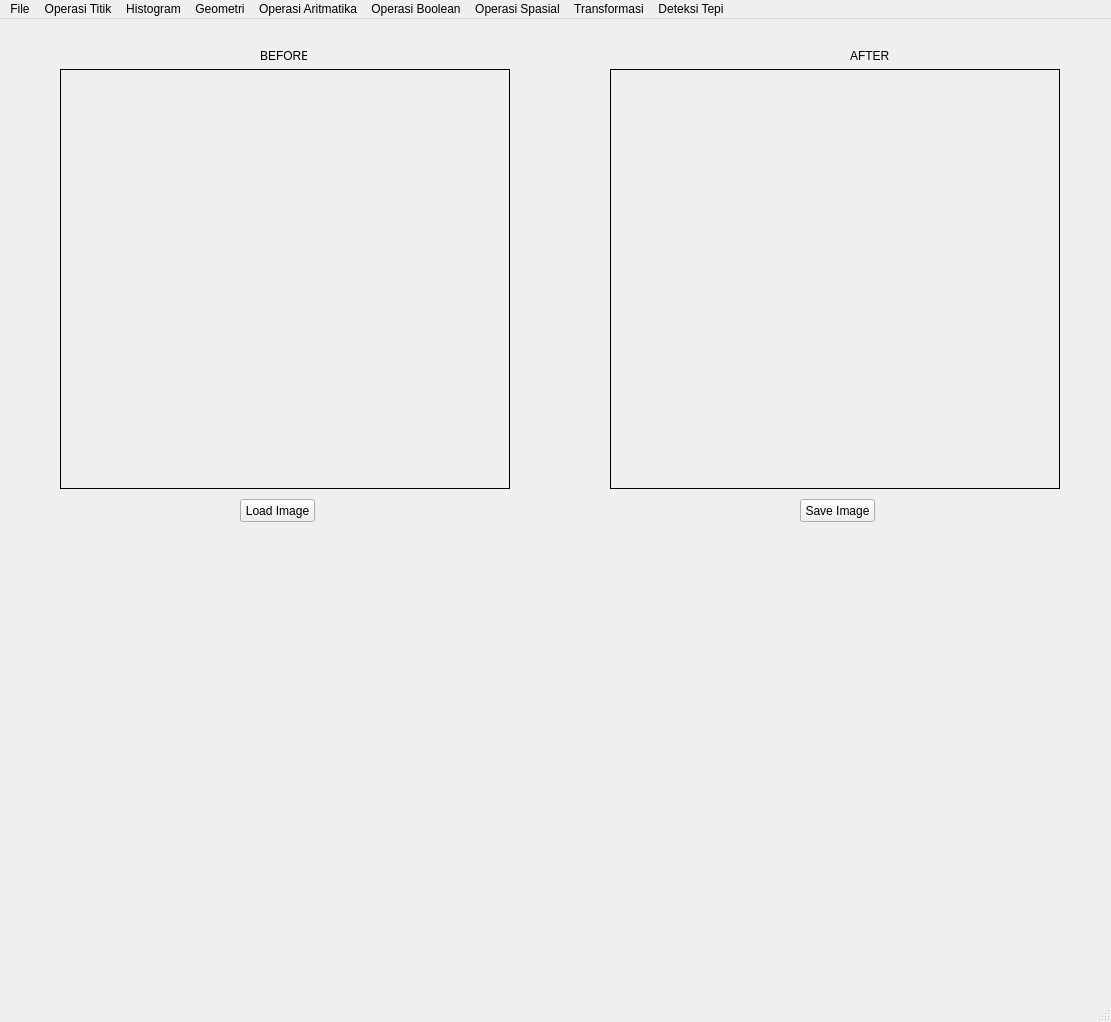
<?xml version="1.0" encoding="UTF-8"?>
<ui version="4.0">
 <author>Rhyred</author>
 <class>My_Program_152024141</class>
 <widget class="QMainWindow" name="My_Program_152024141">
  <property name="geometry">
   <rect>
    <x>0</x>
    <y>0</y>
    <width>1111</width>
    <height>1022</height>
   </rect>
  </property>
  <property name="windowTitle">
   <string>MainWindow</string>
  </property>
  <widget class="QWidget" name="centralwidget">
   <widget class="QPushButton" name="loadButton">
    <property name="geometry">
     <rect>
      <x>240</x>
      <y>480</y>
      <width>75</width>
      <height>23</height>
     </rect>
    </property>
    <property name="text">
     <string>Load Image</string>
    </property>
   </widget>
   <widget class="QLabel" name="imgLabel">
    <property name="geometry">
     <rect>
      <x>60</x>
      <y>50</y>
      <width>450</width>
      <height>420</height>
     </rect>
    </property>
    <property name="frameShape">
     <enum>QFrame::Box</enum>
    </property>
    <property name="text">
     <string/>
    </property>
   </widget>
   <widget class="QLabel" name="hasilLabel">
    <property name="geometry">
     <rect>
      <x>610</x>
      <y>50</y>
      <width>450</width>
      <height>420</height>
     </rect>
    </property>
    <property name="frameShape">
     <enum>QFrame::Box</enum>
    </property>
    <property name="text">
     <string/>
    </property>
   </widget>
   <widget class="QPushButton" name="saveButton">
    <property name="geometry">
     <rect>
      <x>800</x>
      <y>480</y>
      <width>75</width>
      <height>23</height>
     </rect>
    </property>
    <property name="text">
     <string>Save Image</string>
    </property>
   </widget>
   <widget class="QLabel" name="before">
    <property name="geometry">
     <rect>
      <x>260</x>
      <y>30</y>
      <width>47</width>
      <height>13</height>
     </rect>
    </property>
    <property name="text">
     <string>BEFORE</string>
    </property>
   </widget>
   <widget class="QLabel" name="after">
    <property name="geometry">
     <rect>
      <x>850</x>
      <y>30</y>
      <width>47</width>
      <height>13</height>
     </rect>
    </property>
    <property name="text">
     <string>AFTER</string>
    </property>
   </widget>
  </widget>
  <widget class="QMenuBar" name="menubar">
   <property name="geometry">
    <rect>
     <x>0</x>
     <y>0</y>
     <width>1111</width>
     <height>21</height>
    </rect>
   </property>
   <widget class="QMenu" name="menuFile">
    <property name="title">
     <string>File</string>
    </property>
    <addaction name="actionLoad_Image"/>
    <addaction name="actionSave_Image"/>
   </widget>
   <widget class="QMenu" name="menuOperasi_Titik">
    <property name="title">
     <string>Operasi Titik</string>
    </property>
    <addaction name="actionGrayScale"/>
    <addaction name="actionBrightness"/>
    <addaction name="actionSimple_Contrast"/>
    <addaction name="actionContrast_Stretching"/>
    <addaction name="actionNegative_Image"/>
    <addaction name="actionBiner_Image"/>
   </widget>
   <widget class="QMenu" name="menuHistogram">
    <property name="title">
     <string>Histogram</string>
    </property>
    <addaction name="actionGray_Histogram"/>
    <addaction name="actionRGB_Histogram"/>
    <addaction name="actionHistogram_Equalization"/>
   </widget>
   <widget class="QMenu" name="menuGeometri">
    <property name="title">
     <string>Geometri</string>
    </property>
    <addaction name="actionTranslasi"/>
    <addaction name="actionRotasi"/>
    <addaction name="actionResize"/>
    <addaction name="actionCrop"/>
   </widget>
   <widget class="QMenu" name="menuOperasi_Aritmatika">
    <property name="title">
     <string>Operasi Aritmatika</string>
    </property>
    <addaction name="actionTambah"/>
    <addaction name="actionKurang"/>
    <addaction name="actionKali"/>
    <addaction name="actionBagi"/>
   </widget>
   <widget class="QMenu" name="menuOperasi_Boolean">
    <property name="title">
     <string>Operasi Boolean</string>
    </property>
    <addaction name="actionAnd"/>
    <addaction name="actionOr"/>
    <addaction name="actionXor"/>
   </widget>
   <widget class="QMenu" name="menuOperasi_Spasial">
    <property name="title">
     <string>Operasi Spasial</string>
    </property>
    <addaction name="actionFilter"/>
    <addaction name="actionMean_Filter"/>
    <addaction name="actionGaussian_Filter"/>
    <addaction name="actionSharpening"/>
    <addaction name="actionMedian_Filter"/>
    <addaction name="actionMax_Filter"/>
    <addaction name="actionMin_Filter"/>
   </widget>
   <widget class="QMenu" name="menuTransformasi">
    <property name="title">
     <string>Transformasi</string>
    </property>
    <addaction name="actionDFT_Smoothing"/>
    <addaction name="actionDFT_Edge_Detection"/>
   </widget>
   <widget class="QMenu" name="menuDeteksi_Tepi">
    <property name="title">
     <string>Deteksi Tepi</string>
    </property>
    <addaction name="actionSobel"/>
    <addaction name="actionPrewitt"/>
    <addaction name="actionRoberts"/>
   </widget>
   <addaction name="menuFile"/>
   <addaction name="menuOperasi_Titik"/>
   <addaction name="menuHistogram"/>
   <addaction name="menuGeometri"/>
   <addaction name="menuOperasi_Aritmatika"/>
   <addaction name="menuOperasi_Boolean"/>
   <addaction name="menuOperasi_Spasial"/>
   <addaction name="menuTransformasi"/>
   <addaction name="menuDeteksi_Tepi"/>
  </widget>
  <widget class="QStatusBar" name="statusbar"/>
  <action name="actionGrayScale">
   <property name="text">
    <string>GrayScale</string>
   </property>
  </action>
  <action name="actionLoad_Image">
   <property name="text">
    <string>Load Image</string>
   </property>
  </action>
  <action name="actionSave_Image">
   <property name="text">
    <string>Save Image</string>
   </property>
  </action>
  <action name="actionBrightness">
   <property name="text">
    <string>Brightness</string>
   </property>
  </action>
  <action name="actionSimple_Contrast">
   <property name="text">
    <string>Simple Contrast</string>
   </property>
  </action>
  <action name="actionContrast_Stretching">
   <property name="text">
    <string>Contrast Stretching</string>
   </property>
  </action>
  <action name="actionNegative_Image">
   <property name="text">
    <string>Negative Image</string>
   </property>
  </action>
  <action name="actionBiner_Image">
   <property name="text">
    <string>Biner Image</string>
   </property>
  </action>
  <action name="actionGray_Histogram">
   <property name="text">
    <string>Histogram Grayscale</string>
   </property>
  </action>
  <action name="actionRGB_Histogram">
   <property name="text">
    <string>Histogram RGB</string>
   </property>
  </action>
  <action name="actionHistogram_Equalization">
   <property name="text">
    <string>Histogram Equalization</string>
   </property>
  </action>
  <action name="actionTranslasi">
   <property name="text">
    <string>Translasi</string>
   </property>
  </action>
  <action name="actionRotasi">
   <property name="text">
    <string>Rotasi</string>
   </property>
  </action>
  <action name="actionResize">
   <property name="text">
    <string>Resize</string>
   </property>
  </action>
  <action name="actionCrop">
   <property name="text">
    <string>Crop Image</string>
   </property>
  </action>
  <action name="actionTambah">
   <property name="text">
    <string>Tambah +</string>
   </property>
  </action>
  <action name="actionKurang">
   <property name="text">
    <string>Kurang -</string>
   </property>
  </action>
  <action name="actionKali">
   <property name="text">
    <string>Kali x</string>
   </property>
  </action>
  <action name="actionBagi">
   <property name="text">
    <string>Bagi /</string>
   </property>
  </action>
  <action name="actionAnd">
   <property name="text">
    <string>AND &amp;&amp;</string>
   </property>
  </action>
  <action name="actionOr">
   <property name="text">
    <string>OR ||</string>
   </property>
  </action>
  <action name="actionXor">
   <property name="text">
    <string>XOR ^</string>
   </property>
  </action>
  <action name="actionFilter">
   <property name="text">
    <string>Filtering</string>
   </property>
  </action>
  <action name="actionMean_Filter">
   <property name="text">
    <string>Mean Filtering</string>
   </property>
  </action>
  <action name="actionGaussian_Filter">
   <property name="text">
    <string>Gaussian Filtering</string>
   </property>
  </action>
  <action name="actionSharpening">
   <property name="text">
    <string>Sharpening</string>
   </property>
  </action>
  <action name="actionMedian_Filter">
   <property name="text">
    <string>Median Filtering</string>
   </property>
  </action>
  <action name="actionMax_Filter">
   <property name="text">
    <string>Max Filtering</string>
   </property>
  </action>
  <action name="actionMin_Filter">
   <property name="text">
    <string>Min Filtering</string>
   </property>
  </action>
  <action name="actionDFT_Smoothing">
   <property name="text">
    <string>DFT Smoothing Image</string>
   </property>
  </action>
  <action name="actionDFT_Edge_Detection">
   <property name="text">
    <string>DFT Edge Detection</string>
   </property>
  </action>
  <action name="actionSobel">
   <property name="text">
    <string>Sobel</string>
   </property>
  </action>
  <action name="actionPrewitt">
   <property name="text">
    <string>Prewitt</string>
   </property>
  </action>
  <action name="actionRoberts">
   <property name="text">
    <string>Roberts</string>
   </property>
  </action>
 </widget>
 <resources/>
 <connections/>
</ui>
